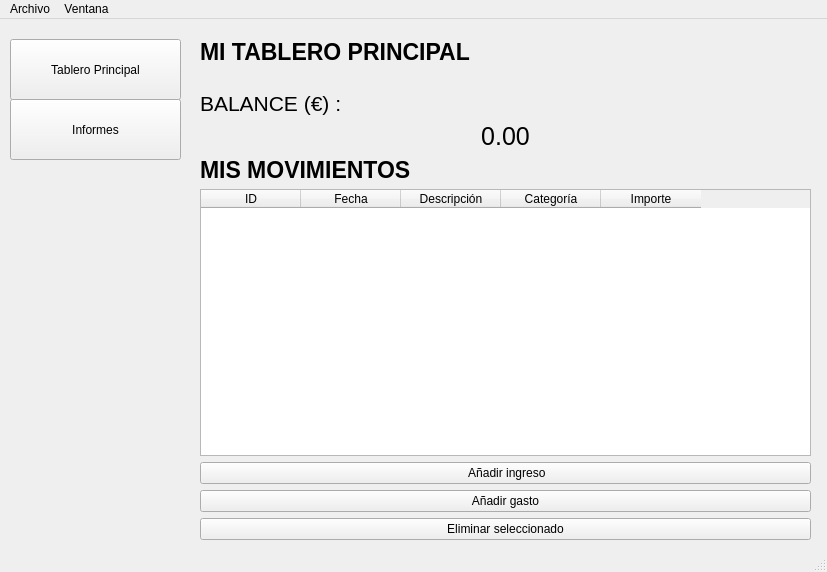
<?xml version="1.0" encoding="UTF-8"?>
<ui version="4.0">
 <class>MainWindow</class>
 <widget class="QMainWindow" name="MainWindow">
  <property name="geometry">
   <rect>
    <x>0</x>
    <y>0</y>
    <width>827</width>
    <height>572</height>
   </rect>
  </property>
  <property name="sizePolicy">
   <sizepolicy hsizetype="Fixed" vsizetype="Preferred">
    <horstretch>0</horstretch>
    <verstretch>0</verstretch>
   </sizepolicy>
  </property>
  <property name="windowTitle">
   <string>App Control Gastos</string>
  </property>
  <widget class="QWidget" name="centralwidget">
   <widget class="QStackedWidget" name="stackedWidget">
    <property name="geometry">
     <rect>
      <x>190</x>
      <y>0</y>
      <width>641</width>
      <height>521</height>
     </rect>
    </property>
    <property name="currentIndex">
     <number>0</number>
    </property>
    <widget class="QWidget" name="w_tablero_principal">
     <widget class="QWidget" name="verticalLayoutWidget_2">
      <property name="geometry">
       <rect>
        <x>10</x>
        <y>0</y>
        <width>611</width>
        <height>521</height>
       </rect>
      </property>
      <layout class="QVBoxLayout" name="layout_principal">
       <item>
        <spacer name="horizontalSpacer">
         <property name="orientation">
          <enum>Qt::Horizontal</enum>
         </property>
         <property name="sizeHint" stdset="0">
          <size>
           <width>40</width>
           <height>20</height>
          </size>
         </property>
        </spacer>
       </item>
       <item>
        <widget class="QLabel" name="nombre_tablero">
         <property name="font">
          <font>
           <pointsize>17</pointsize>
           <weight>75</weight>
           <bold>true</bold>
          </font>
         </property>
         <property name="text">
          <string>MI TABLERO PRINCIPAL</string>
         </property>
         <property name="textFormat">
          <enum>Qt::RichText</enum>
         </property>
         <property name="textInteractionFlags">
          <set>Qt::LinksAccessibleByMouse|Qt::TextEditable</set>
         </property>
        </widget>
       </item>
       <item>
        <spacer name="horizontalSpacer_2">
         <property name="orientation">
          <enum>Qt::Horizontal</enum>
         </property>
         <property name="sizeHint" stdset="0">
          <size>
           <width>40</width>
           <height>20</height>
          </size>
         </property>
        </spacer>
       </item>
       <item>
        <widget class="QLabel" name="balance_tablero">
         <property name="font">
          <font>
           <pointsize>16</pointsize>
           <weight>50</weight>
           <bold>false</bold>
          </font>
         </property>
         <property name="text">
          <string>BALANCE (€) : </string>
         </property>
        </widget>
       </item>
       <item>
        <widget class="QLabel" name="resumen_dinero">
         <property name="font">
          <font>
           <pointsize>19</pointsize>
          </font>
         </property>
         <property name="text">
          <string>0.00</string>
         </property>
         <property name="alignment">
          <set>Qt::AlignCenter</set>
         </property>
        </widget>
       </item>
       <item>
        <widget class="QLabel" name="label">
         <property name="font">
          <font>
           <pointsize>17</pointsize>
           <weight>75</weight>
           <bold>true</bold>
          </font>
         </property>
         <property name="text">
          <string>MIS MOVIMIENTOS</string>
         </property>
        </widget>
       </item>
       <item>
        <widget class="QTableWidget" name="movimientos_tabla">
         <property name="editTriggers">
          <set>QAbstractItemView::NoEditTriggers</set>
         </property>
         <property name="selectionBehavior">
          <enum>QAbstractItemView::SelectRows</enum>
         </property>
         <column>
          <property name="text">
           <string>ID</string>
          </property>
         </column>
         <column>
          <property name="text">
           <string>Fecha</string>
          </property>
         </column>
         <column>
          <property name="text">
           <string>Descripción</string>
          </property>
         </column>
         <column>
          <property name="text">
           <string>Categoría</string>
          </property>
         </column>
         <column>
          <property name="text">
           <string>Importe</string>
          </property>
         </column>
        </widget>
       </item>
       <item>
        <widget class="QPushButton" name="btn_ingreso">
         <property name="text">
          <string> Añadir ingreso</string>
         </property>
        </widget>
       </item>
       <item>
        <widget class="QPushButton" name="btn_gasto">
         <property name="text">
          <string>Añadir gasto</string>
         </property>
        </widget>
       </item>
       <item>
        <widget class="QPushButton" name="eliminar_seleccion">
         <property name="text">
          <string>Eliminar seleccionado</string>
         </property>
        </widget>
       </item>
      </layout>
     </widget>
    </widget>
    <widget class="QWidget" name="w_movimientos">
     <widget class="QWidget" name="horizontalLayoutWidget">
      <property name="geometry">
       <rect>
        <x>0</x>
        <y>0</y>
        <width>621</width>
        <height>51</height>
       </rect>
      </property>
      <layout class="QHBoxLayout" name="horizontalLayout">
       <item>
        <widget class="QComboBox" name="combo_informes">
         <item>
          <property name="text">
           <string>Últimos 30 días</string>
          </property>
         </item>
         <item>
          <property name="text">
           <string>Últimos 6 meses</string>
          </property>
         </item>
         <item>
          <property name="text">
           <string>Último año</string>
          </property>
         </item>
         <item>
          <property name="text">
           <string>Todos los tiempos</string>
          </property>
         </item>
        </widget>
       </item>
       <item>
        <widget class="QPushButton" name="btn_gen_informes">
         <property name="sizePolicy">
          <sizepolicy hsizetype="Fixed" vsizetype="Fixed">
           <horstretch>0</horstretch>
           <verstretch>0</verstretch>
          </sizepolicy>
         </property>
         <property name="text">
          <string>Generar informe</string>
         </property>
         <property name="autoDefault">
          <bool>false</bool>
         </property>
        </widget>
       </item>
      </layout>
     </widget>
     <widget class="QWidget" name="verticalLayoutWidget">
      <property name="geometry">
       <rect>
        <x>0</x>
        <y>50</y>
        <width>621</width>
        <height>461</height>
       </rect>
      </property>
      <layout class="QVBoxLayout" name="html_layout"/>
     </widget>
    </widget>
   </widget>
   <widget class="QPushButton" name="b_informes">
    <property name="geometry">
     <rect>
      <x>10</x>
      <y>80</y>
      <width>171</width>
      <height>61</height>
     </rect>
    </property>
    <property name="text">
     <string>Informes</string>
    </property>
   </widget>
   <widget class="QPushButton" name="b_tablero">
    <property name="geometry">
     <rect>
      <x>10</x>
      <y>20</y>
      <width>171</width>
      <height>61</height>
     </rect>
    </property>
    <property name="text">
     <string>Tablero Principal</string>
    </property>
   </widget>
  </widget>
  <widget class="QMenuBar" name="menubar">
   <property name="geometry">
    <rect>
     <x>0</x>
     <y>0</y>
     <width>827</width>
     <height>30</height>
    </rect>
   </property>
   <widget class="QMenu" name="menuArchivo">
    <property name="title">
     <string>Archivo</string>
    </property>
    <addaction name="action_NuevoIngreso"/>
    <addaction name="action_NuevoGasto"/>
   </widget>
   <widget class="QMenu" name="menuVentana">
    <property name="title">
     <string>Ventana</string>
    </property>
    <addaction name="actionTablero_Principal"/>
    <addaction name="actionVerInformes"/>
   </widget>
   <addaction name="menuArchivo"/>
   <addaction name="menuVentana"/>
  </widget>
  <widget class="QStatusBar" name="statusbar"/>
  <action name="action_NuevoIngreso">
   <property name="text">
    <string>Nuevo ingreso</string>
   </property>
   <property name="shortcut">
    <string>Ctrl+Shift+I</string>
   </property>
  </action>
  <action name="actionNueva_meta">
   <property name="text">
    <string>Nueva meta</string>
   </property>
  </action>
  <action name="actionPrincipal">
   <property name="text">
    <string>Tablero</string>
   </property>
  </action>
  <action name="action_VerInformes">
   <property name="text">
    <string>Informes</string>
   </property>
  </action>
  <action name="actionMetas">
   <property name="text">
    <string>Metas</string>
   </property>
  </action>
  <action name="actionCrear_informe">
   <property name="text">
    <string>Crear informe</string>
   </property>
  </action>
  <action name="action_NuevoGasto">
   <property name="text">
    <string>Nuevo gasto</string>
   </property>
   <property name="shortcut">
    <string>Ctrl+Shift+G</string>
   </property>
  </action>
  <action name="actionInformes">
   <property name="text">
    <string>Informes</string>
   </property>
  </action>
  <action name="actionVer_informes">
   <property name="text">
    <string>Ver informes</string>
   </property>
   <property name="shortcut">
    <string>Meta+Shift+G</string>
   </property>
  </action>
  <action name="actionTablero_Principal">
   <property name="text">
    <string>Tablero Principal</string>
   </property>
   <property name="shortcut">
    <string>Ctrl+T</string>
   </property>
  </action>
  <action name="actionVerInformes">
   <property name="text">
    <string>Informes</string>
   </property>
   <property name="shortcut">
    <string>Ctrl+I</string>
   </property>
  </action>
 </widget>
 <resources/>
 <connections/>
</ui>
